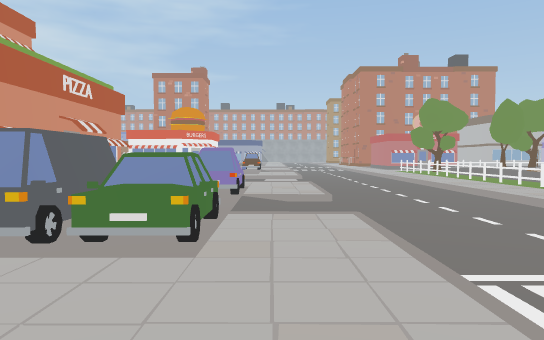
[1] (above)

24 first-person views from a walk through a 3-D level made in the Unity game engine. The camera is 1.5 m above the floor, tilts 2° down and sees 70° across. The floor is counted in squares, 2 m on a side. Each view is taken from the middle of a square. On the plan, view 1 faces up. The plan holds only what a view shows up to about 12 squares ahead; the rest is blank. The place goes on beyond the plan. The player character is not drawn. Some surface patterns are stand-ins.

[2]
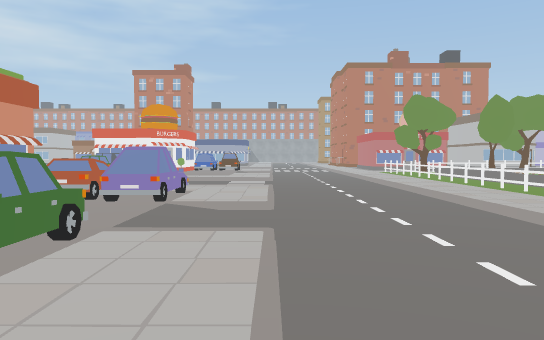

[3]
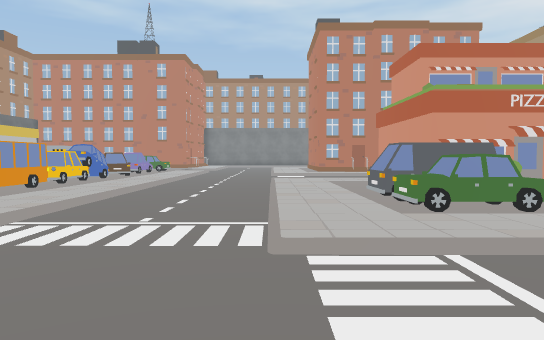

[4]
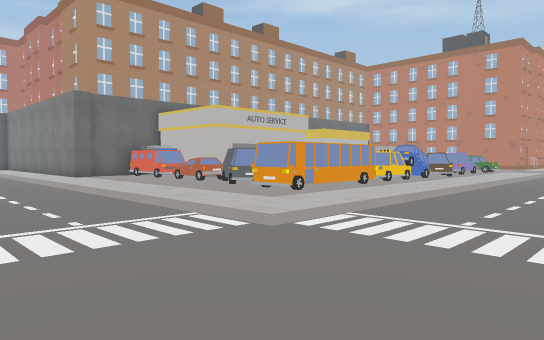

[5]
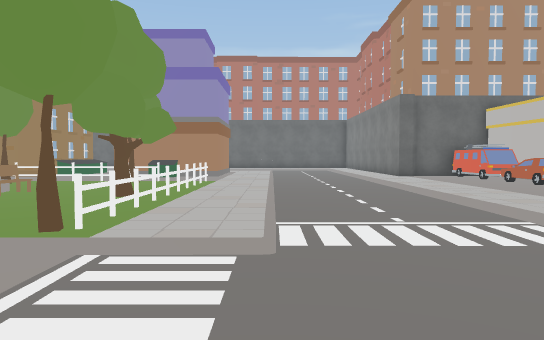

[6]
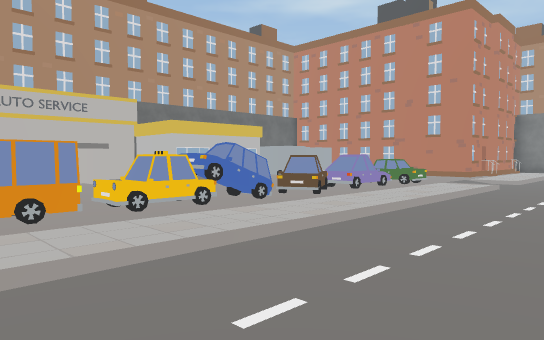

[7]
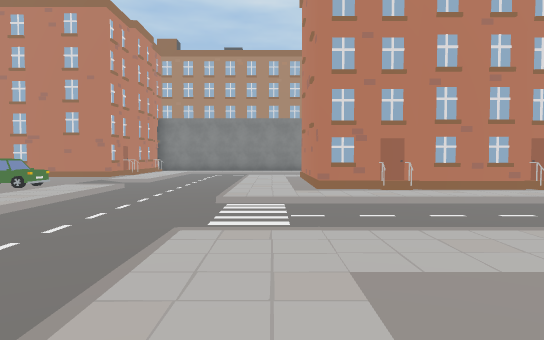

[8]
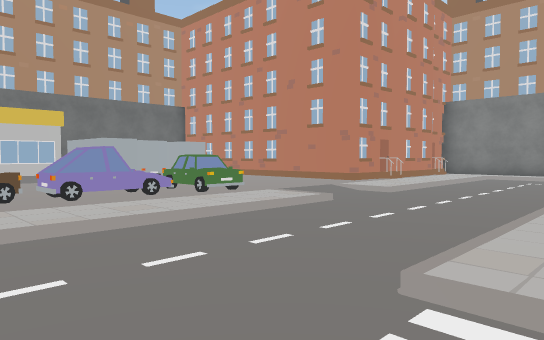

[9]
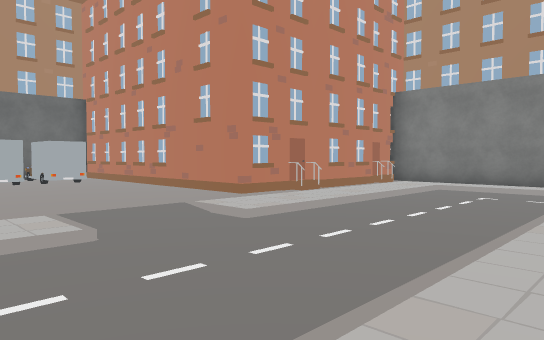

[10]
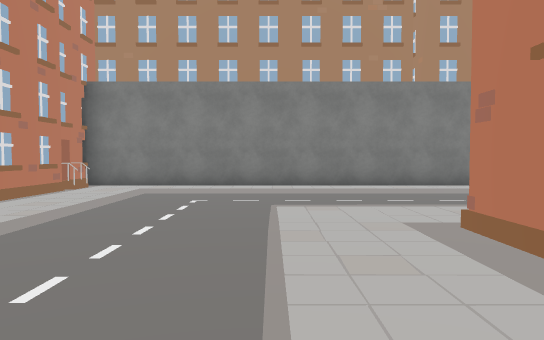

[11]
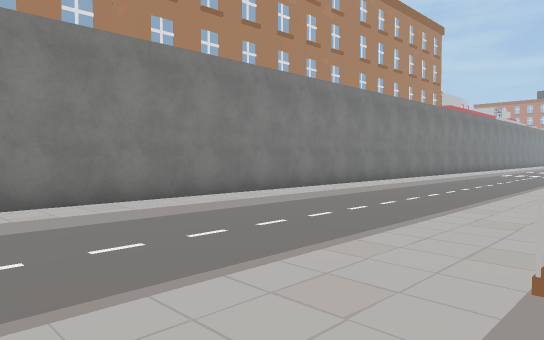

[12]
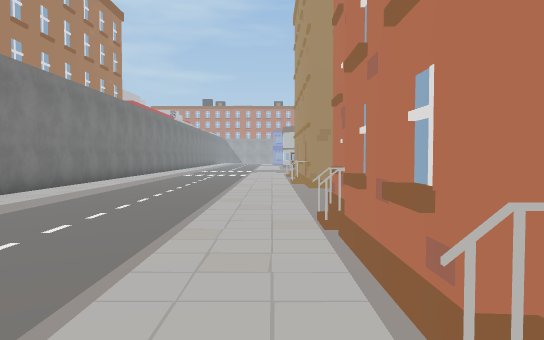

[13]
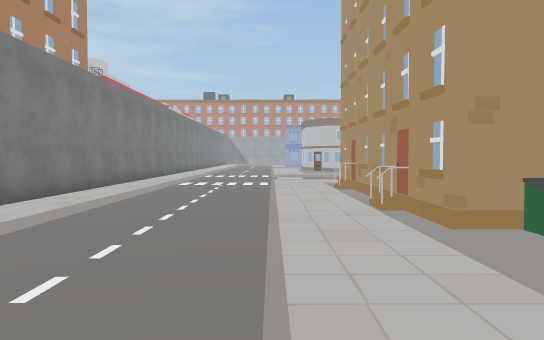

[14]
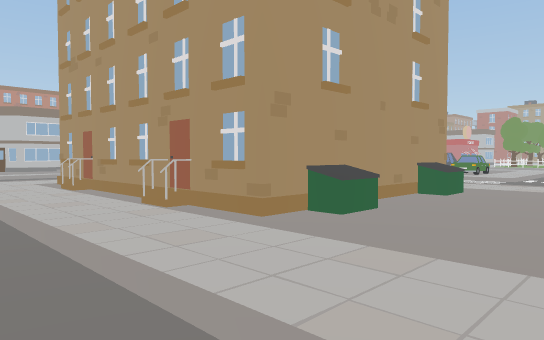

[15]
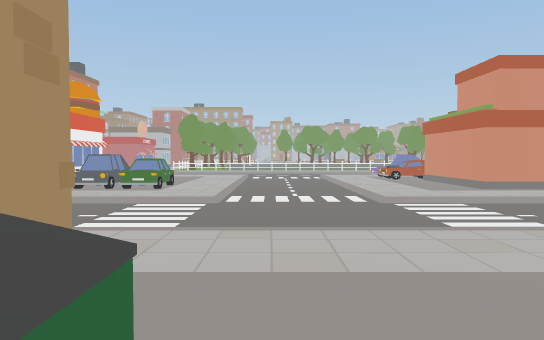

[16]
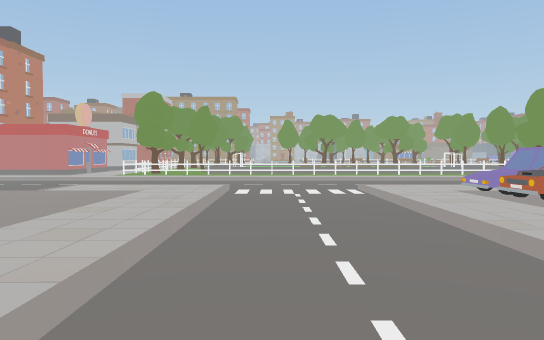

[17]
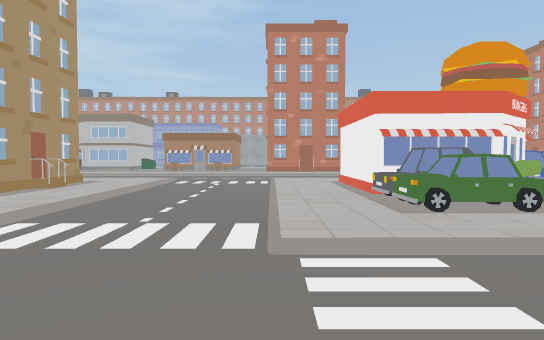

[18]
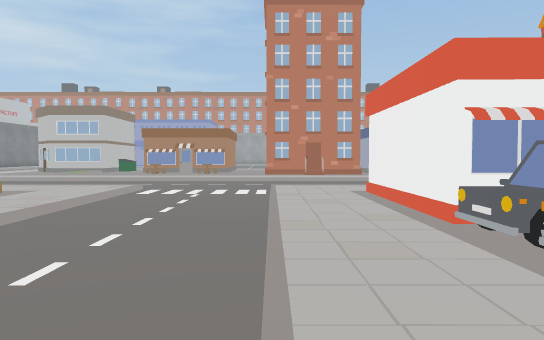

[19]
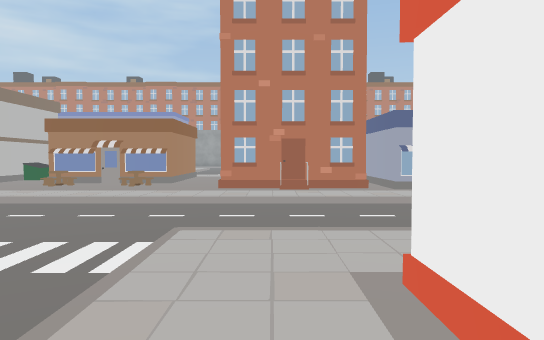

[20]
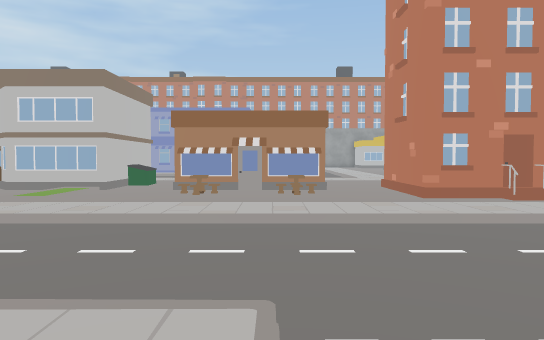

[21]
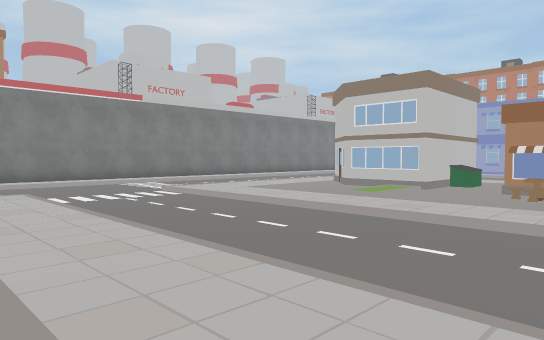

[22]
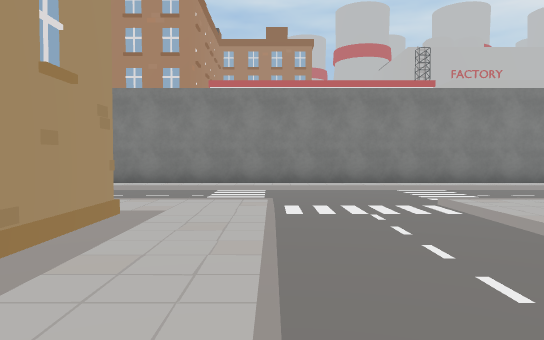

[23]
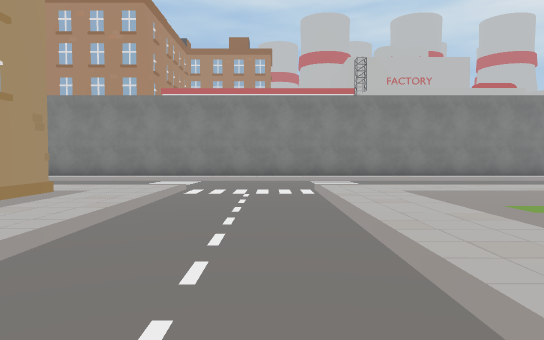

[24]
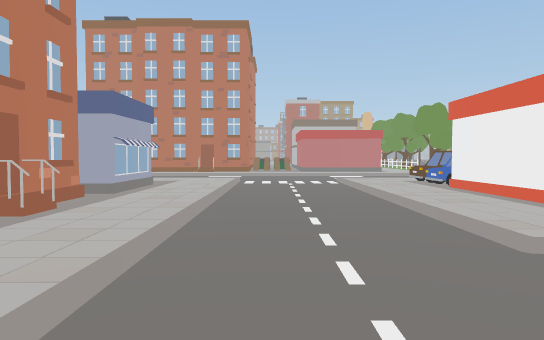

### Floor plan
Key: @ floor where view 1 was taken; # wall or solid block; . main floor; - floor 0.25 m lower than the main floor; / step, stairs or slope; F fence; C car; T tree; H house; B bin; O other object.
Columns run from 25 left of view 1 to 6 right of it. Each row starts with its distance up from view 1.
 31   /-      B.
 30 # /- /.H  B.  ##.    #
 29 #./- /..###.H##H.#   #
 28 #./--/..../......##  #
 27 #./--/..../......H##H###../
 26 #./--/..../.............../
 25 O./--//////////////////////
 24 #./------------------------
 23 #./------------------------
 22 O./--//////////--//////////
 21 #./--/......../--/......../
 20 #./--/.###  #./--/.####CC./ -/
 19 H./--/.#    #./--/.#   CC  --/
 18 #./--/.#    #./--/.#      ---/
 17 #./--/.H    #./--/.###    ---/
 16 #./--/.#    H./--/.CC...../ -/
 15 #./--/.#     ./--/.CC...../ -/
 14 #./--/.#      /--/......../ -/ O
 13 #./--/.#B##B#./--//////////--/.O
 12 #./--/......../--------------/.O
 11 #./--/......../--------------/.F
 10 #./--/.H    H./--//////////--/.F
  9 #./--/.#      /--/......../--/.F
  8 #./--/.#    #. --/.....CC./--/.O
  7 #./--/.#    #./  /.####CC./--/.O
  6 H./--/.#    #./-- .#  #../---/.
  5 #./--/.#    #./--/ #  O../---/
  4 #./--/.H    H./--/.#   CC./--
  3 #./--/.H####H./--/.....CC./--
  2 #./--/......../--/......../-
  1 H./--//////////--//////////- /
  0 #./----------------------@---
 -1 #./-----------------------------
 -2 #.///////--////////////////--//T
 -3 #........//.............../--/.F
 -4 ######HH...CCCC.CCCCCCCC../--/.F
 -5        #...CCCCCCCCC.  C../--/.F
 -6        #....  .... ..  C../--/.T
 -7        H...   .       CC../--/.O
 -8        #...   .       CC../--/.O
 -9        #...OOOOOO #   CC../--/.O
-10        #CCC O   O #   CC../--/..
-11         CCC O     #   CC../--/..
-12          #  H         O   /-

Positions as (right, up) in squares from view 1, and headings:
1: (0, 0), facing up
2: (1, 1), facing up
3: (4, 1), facing left
4: (4, 1), facing down-left
5: (4, 1), facing down
6: (-3, 1), facing down-left
7: (-4, 2), facing left
8: (-9, 2), facing down-left
9: (-13, 2), facing down-left
10: (-14, 1), facing left
11: (-18, 2), facing up-left
12: (-19, 4), facing up
13: (-20, 9), facing up
14: (-21, 10), facing up-right
15: (-15, 12), facing right
16: (-8, 12), facing right
17: (-8, 10), facing up
18: (-8, 13), facing up
19: (-7, 18), facing up
20: (-11, 20), facing up
21: (-11, 20), facing up-left
22: (-13, 22), facing left
23: (-11, 24), facing left
24: (-11, 24), facing right
